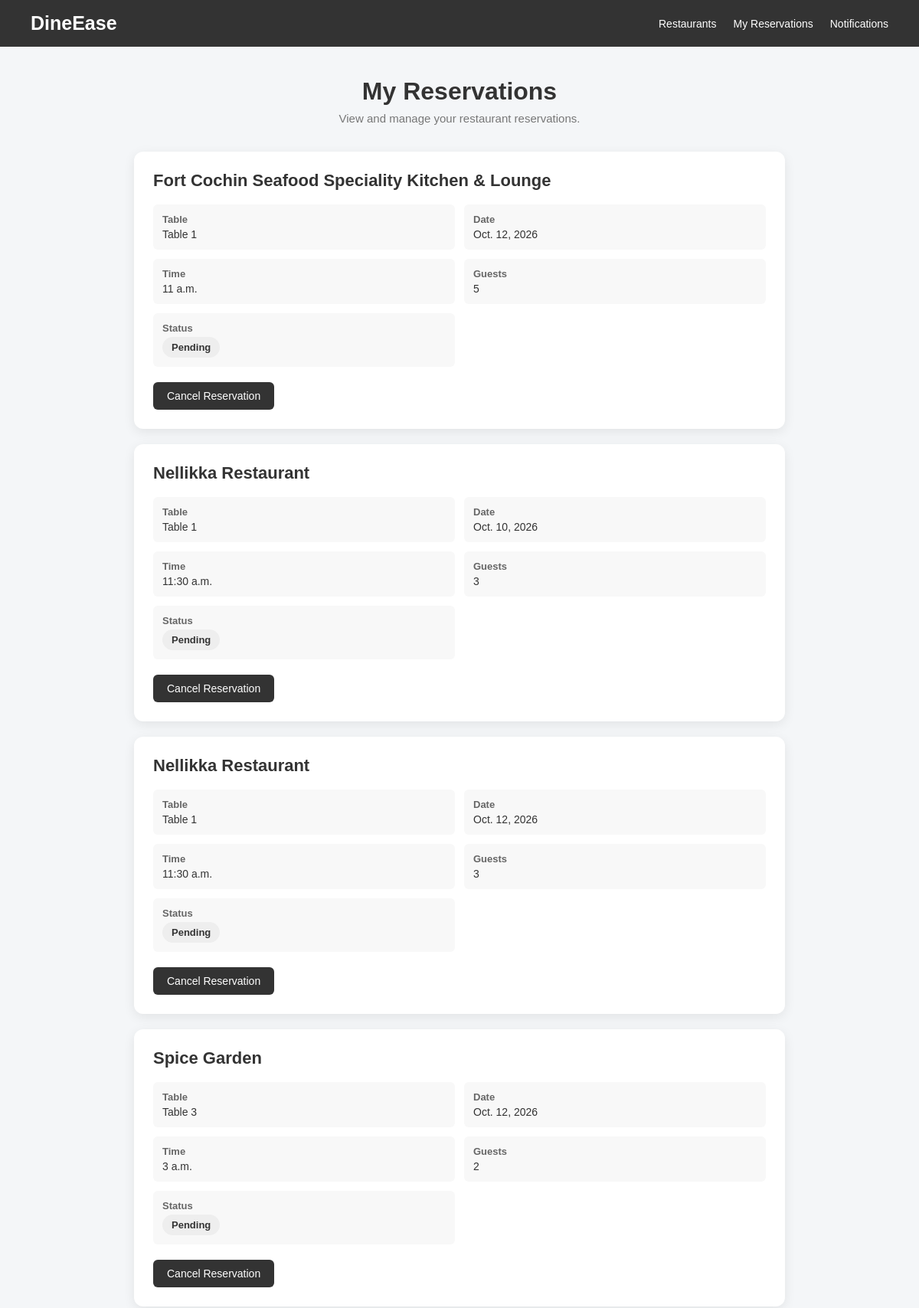
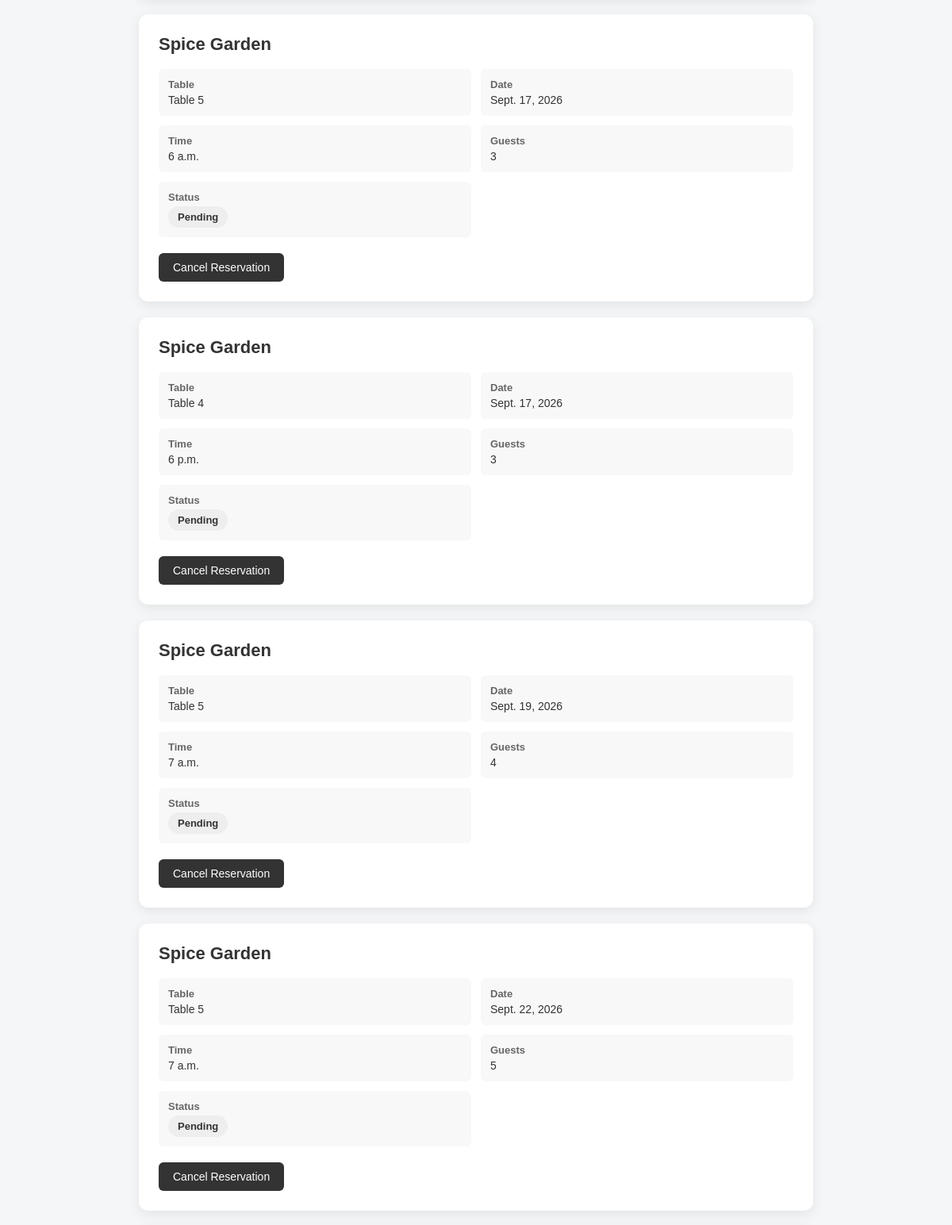
The app's page /reservations/ (signed in, upper part) with its own data (2 pictures, top to bottom).
### reservations/models.py (models this page shows, shortened)
class Reservation(models.Model):
    STATUS_CHOICES = [
        ("pending", "Pending"),
        ("confirmed", "Confirmed"),
        ("cancelled", "Cancelled"),
        ("completed", "Completed"),
    ]
    user = models.ForeignKey(User, on_delete=models.CASCADE)
    restaurant = models.ForeignKey(
    Restaurant,
    on_delete=models.CASCADE)
    table = models.ForeignKey(
    Table,
    on_delete=models.CASCADE
)
    reservation_date = models.DateField()
    reservation_time = models.TimeField()
    guests = models.PositiveIntegerField()
    status = models.CharField(max_length=20, choices=STATUS_CHOICES, default="pending")
    created_at = models.DateTimeField(auto_now_add=True)

### restaurants/models.py (models this page shows, shortened)
class Restaurant(models.Model):
    name = models.CharField(max_length=200)
    description = models.TextField(blank=True)
    address = models.TextField()
    phone = models.CharField(max_length=15)
    email = models.EmailField()
    opening_time = models.TimeField()
    closing_time = models.TimeField()
    is_active = models.BooleanField(default=True)

class Table(models.Model):
    restaurant = models.ForeignKey(
        Restaurant,
        on_delete=models.CASCADE,
        related_name="tables"
    )
    table_number = models.PositiveIntegerField()
    capacity = models.PositiveIntegerField()
    is_available = models.BooleanField(default=True)

### reservations/views.py (the view)
# urls.py: path("", ReservationListView.as_view(), name="reservation-list"),
class ReservationListView(LoginRequiredMixin, ListView):
    model = Reservation
    template_name = "reservations/reservation_list.html"
    context_object_name = "reservations"
    def get_queryset(self):
        return Reservation.objects.filter(
            user=self.request.user
        ).order_by("-created_at")

### reservations/templates/reservations/reservation_list.html (shortened to what this page needs)
<!DOCTYPE html>
<html lang="en">
<head>
</head>
<body>
    <nav class="navbar">
        <div class="brand">
            DineEase
        </div>
        <div class="nav-links">
            <a href="{% url 'restaurants:restaurant-list' %}">
                Restaurants
            </a>
            <a href="{% url 'reservations:reservation-list' %}">
                My Reservations
            </a>
            <a href="{% url 'reservations:notification-list' %}">
                Notifications
            </a>
        </div>
    </nav>
    <header class="page-header">
        <h1>
            My Reservations
        </h1>
        <p>
            View and manage your restaurant reservations.
        </p>
    </header>
    <main class="reservation-container">
        {% for reservation in reservations %}
            <div class="reservation-card">
                <h2>
                    {{ reservation.restaurant.name }}
                </h2>
                <div class="reservation-info">
                    <div class="info-item">
                        <strong>Table</strong>
                        Table {{ reservation.table.table_number }}
                    </div>
                    <div class="info-item">
                        <strong>Date</strong>
                        {{ reservation.reservation_date }}
                    </div>
                    <div class="info-item">
                        <strong>Time</strong>
                        {{ reservation.reservation_time }}
                    </div>
                    <div class="info-item">
                        <strong>Guests</strong>
                        {{ reservation.guests }}
                    </div>
                    <div class="info-item">
                        <strong>Status</strong>
                        <span class="status">
                            {{ reservation.status }}
                        </span>
                    </div>
                </div>
                {% if reservation.status != "cancelled" %}
                    <form
                        method="post"
                        action="{% url 'reservations:reservation-cancel' reservation.pk %}"
                    >
                        <button
                            type="submit"
                            class="cancel-button"
                            onclick="return confirm(
                                'Are you sure you want to cancel this reservation?'
                            );"
                        >
                            Cancel Reservation
                        </button>
                    </form>
                {% endif %}
            </div>
        {% endfor %}
        {% if reservations %}
<!DOCTYPE html>
<html lang="en">
<head>
</head>
<body>
</body>
</html>
        {% endif %}
    </main>
</body>
</html>

### reservations/templates/reservations/reservation_list.html (style rules this page uses)
* { box-sizing: border-box; margin: 0; padding: 0; }
body { font-family: Arial, sans-serif; background-color: #f4f6f8; color: #333; min-height: 100vh; }
.navbar { background-color: #333; color: white; padding: 16px 40px; display: flex; justify-content: space-between; align-items: center; }
.brand { font-size: 25px; font-weight: bold; }
.nav-links { display: flex; gap: 22px; align-items: center; }
.nav-links a { color: white; text-decoration: none; font-size: 14px; }
.page-header { text-align: center; padding: 40px 20px 25px; }
.page-header h1 { font-size: 32px; margin-bottom: 8px; }
.page-header p { color: #777; font-size: 14px; }
.reservation-container { width: 850px; max-width: 90%; margin: 10px auto 50px; }
.reservation-card { background-color: white; padding: 25px; margin-bottom: 20px; border-radius: 12px; box-shadow: 0 4px 15px rgba(0, 0, 0, 0.08); transition: 0.2s; }
.reservation-card h2 { font-size: 22px; margin-bottom: 18px; }
.reservation-info { display: grid; grid-template-columns: 1fr 1fr; gap: 12px; margin-bottom: 20px; }
.info-item { background-color: #f8f8f8; padding: 12px; border-radius: 6px; font-size: 14px; }
.info-item strong { display: block; margin-bottom: 4px; font-size: 13px; color: #666; }
.status { display: inline-block; padding: 6px 12px; border-radius: 20px; font-size: 13px; font-weight: bold; text-transform: capitalize; background-color: #eee; color: #333; }
.cancel-button { padding: 10px 18px; border: none; border-radius: 6px; background-color: #333; color: white; font-size: 14px; cursor: pointer; transition: 0.2s; }
.page-header p { color: #777; font-size: 15px; }

### records on screen
Reservation: restaurant.name "Fort Cochin Seafood Speciality Kitchen & Lounge", table.table_number "1", reservation_date "Oct. 12, 2026", reservation_time "11 a.m.", guests "5", status "Pending", shows "Cancel Reservation"
Reservation: restaurant.name "Nellikka Restaurant", table.table_number "1", reservation_date "Oct. 10, 2026", reservation_time "11:30 a.m.", guests "3", status "Pending", shows "Cancel Reservation"
Reservation: restaurant.name "Nellikka Restaurant", table.table_number "1", reservation_date "Oct. 12, 2026", reservation_time "11:30 a.m.", guests "3", status "Pending", shows "Cancel Reservation"
Reservation: restaurant.name "Spice Garden", table.table_number "3", reservation_date "Oct. 12, 2026", reservation_time "3 a.m.", guests "2", status "Pending", shows "Cancel Reservation"
Reservation: restaurant.name "Spice Garden", table.table_number "5", reservation_date "Sept. 17, 2026", reservation_time "6 a.m.", guests "3", status "Pending", shows "Cancel Reservation"
Reservation: restaurant.name "Spice Garden", table.table_number "4", reservation_date "Sept. 17, 2026", reservation_time "6 p.m.", guests "3", status "Pending", shows "Cancel Reservation"
Reservation: restaurant.name "Spice Garden", table.table_number "5", reservation_date "Sept. 19, 2026", reservation_time "7 a.m.", guests "4", status "Pending", shows "Cancel Reservation"
Reservation: restaurant.name "Spice Garden", table.table_number "5", reservation_date "Sept. 22, 2026", reservation_time "7 a.m.", guests "5", status "Pending", shows "Cancel Reservation"
